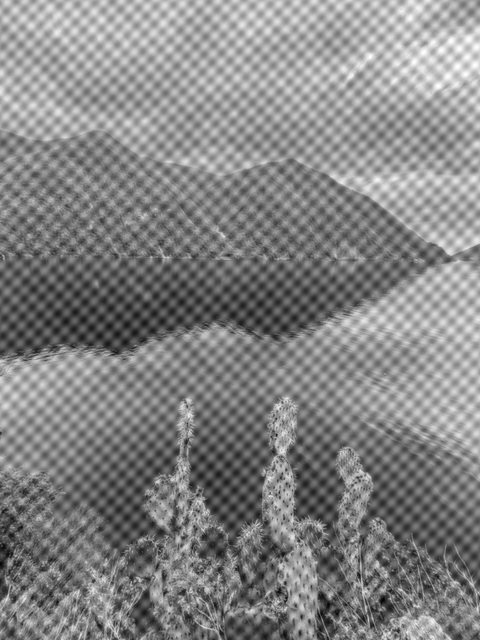
%> input picture Assignment 3 - Frequency Domain Processing/src/media/san_domenico.png, 480 x 640 px
$ octave ex7.m   (GNU Octave 9; MATLAB toolbox functions it lacks are replaced by stand-ins)
%> lines starting %> are read from the running program, lines starting %| are printed output that depends on the picture
img = im2double(imread('media/san_domenico.png'));
%> img: size 640x480 double; min 0, max 1, mean 0.519

% Bring the image in the frequency domain
fft_img = fftshift(fft2(img));

% Compute the mask
mask = circleMask(size(img), 14, [210, 280]);
mask = mask + circleMask(size(img), 14, [265, 285]);
mask = mask + circleMask(size(img), 14, [215, 355]);
mask = mask + circleMask(size(img), 14, [270, 360]);
mask = ~mask;

% Apply the mask
fft_masked = fft_img .* mask;

% Unshift and bring in the spatial domain
fft_res = ifftshift(fft_masked);
img_res = ifft2(fft_res);


% Plot the results
fft_masked = log(abs(fft_masked));
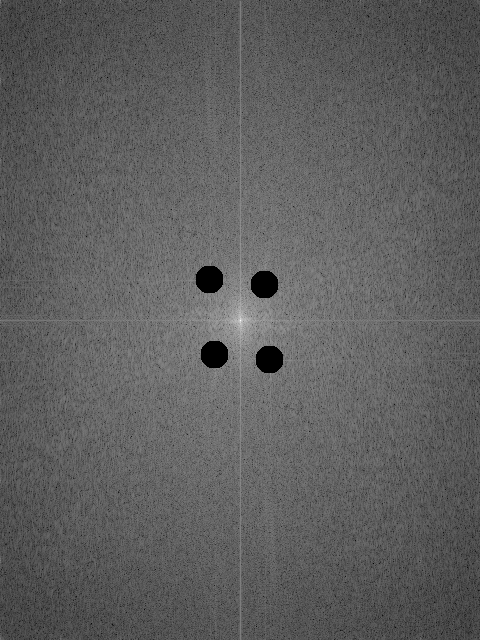
%> fft_masked: size 640x480 double; 0.79% of the values are NaN or infinite; the others: min -3.42, max 11.98, mean 2.34; drawn with min black, max white, NaN and infinite black
fft_img = log(abs(fft_img));
imwrite(im2uint8(img), './out/7.img.png');
imwrite(im2uint8(img_res), './out/7.res.png');
imwrite(mat2gray(fft_img, [min(fft_img(:)) max(fft_img(:))]), './out/7.img_fft.png');
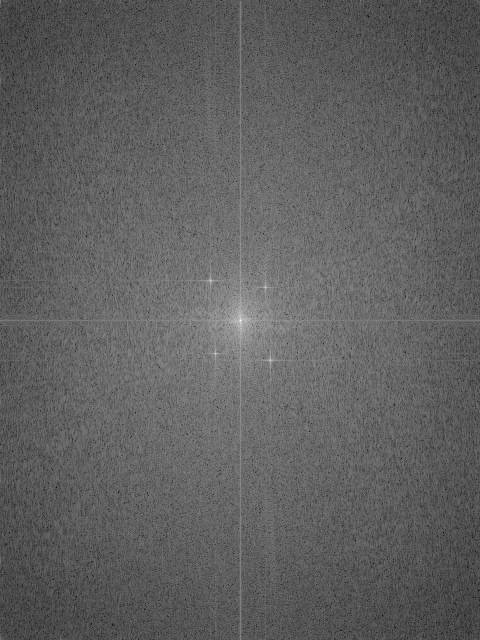
%> saved as 7.img_fft.png: size 640x480 uint8; min 0, max 255, mean 95.6
imwrite(mat2gray(fft_img, [min(fft_img(:)) max(fft_img(:))]).*mask, './out/7.res_fft.png');
figure;
subplot(2,2,1);
imshow(img);
title('Original');
subplot(2,2,3);
imshow(fft_img, []);
title('Original FFT');
subplot(2,2,2);
imshow(img_res);
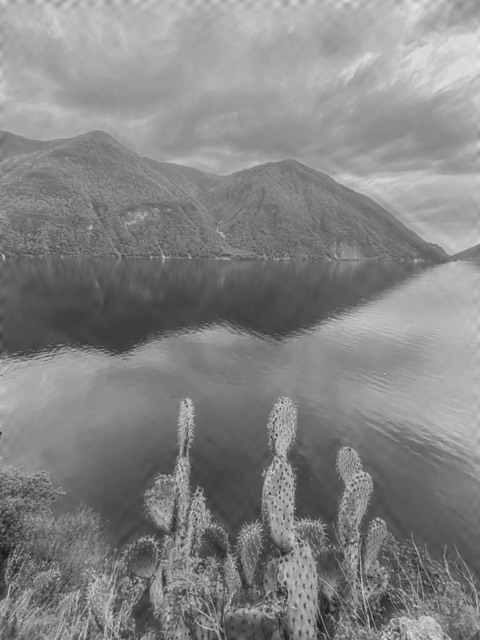
%> displayed picture: size 640x480, on the screen's scale of 0 to 255; min 23, max 229, mean 132.3
title('Processed image');
subplot(2,2,4);
imshow(fft_masked, []);
title("Masked FFT");


function mask = circleMask(imgsize, radius, position)
    [W,H] = meshgrid(1:imgsize(2),1:imgsize(1));
    mask = (((W-position(1)).^2 + (H-position(2)).^2) < radius^2);
end
